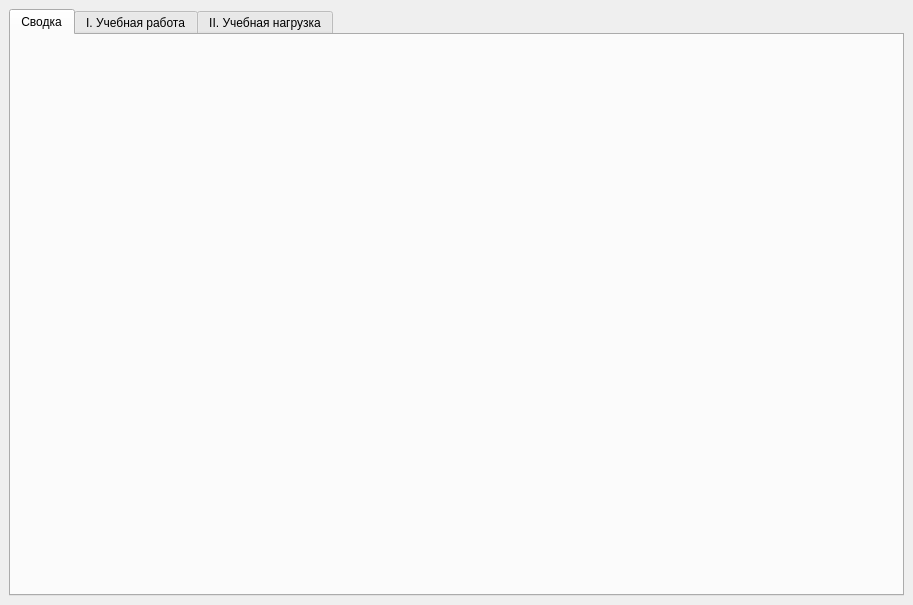
<?xml version="1.0" encoding="UTF-8"?>
<ui version="4.0">
 <class>MainWindow</class>
 <widget class="QMainWindow" name="MainWindow">
  <property name="geometry">
   <rect>
    <x>0</x>
    <y>0</y>
    <width>913</width>
    <height>605</height>
   </rect>
  </property>
  <property name="windowTitle">
   <string>MainWindow</string>
  </property>
  <widget class="QWidget" name="centralwidget">
   <layout class="QVBoxLayout" name="verticalLayout" stretch="0,1">
    <property name="spacing">
     <number>0</number>
    </property>
    <item>
     <widget class="Header" name="w_header" native="true"/>
    </item>
    <item>
     <widget class="QStackedWidget" name="sw_pages">
      <property name="currentIndex">
       <number>1</number>
      </property>
      <widget class="LoginForm" name="page_login"/>
      <widget class="QWidget" name="page_mainPage">
       <layout class="QVBoxLayout" name="verticalLayout_2">
        <property name="spacing">
         <number>0</number>
        </property>
        <property name="leftMargin">
         <number>0</number>
        </property>
        <property name="topMargin">
         <number>0</number>
        </property>
        <property name="rightMargin">
         <number>0</number>
        </property>
        <property name="bottomMargin">
         <number>0</number>
        </property>
        <item>
         <widget class="QTabWidget" name="tabWidget">
          <property name="tabPosition">
           <enum>QTabWidget::North</enum>
          </property>
          <property name="tabShape">
           <enum>QTabWidget::Rounded</enum>
          </property>
          <property name="currentIndex">
           <number>0</number>
          </property>
          <widget class="TotalTime" name="tab_totalTime">
           <attribute name="title">
            <string>Сводка</string>
           </attribute>
          </widget>
          <widget class="EducationWorkForm" name="tab_educationWork">
           <attribute name="title">
            <string>I. Учебная работа</string>
           </attribute>
          </widget>
          <widget class="QWidget" name="tab_3">
           <attribute name="title">
            <string>II. Учебная нагрузка</string>
           </attribute>
          </widget>
         </widget>
        </item>
       </layout>
      </widget>
     </widget>
    </item>
   </layout>
  </widget>
 </widget>
 <customwidgets>
  <customwidget>
   <class>LoginForm</class>
   <extends>QWidget</extends>
   <header>loginform.h</header>
   <container>1</container>
  </customwidget>
  <customwidget>
   <class>Header</class>
   <extends>QWidget</extends>
   <header>header.h</header>
   <container>1</container>
  </customwidget>
  <customwidget>
   <class>EducationWorkForm</class>
   <extends>QWidget</extends>
   <header>educationworkform.h</header>
   <container>1</container>
  </customwidget>
  <customwidget>
   <class>TotalTime</class>
   <extends>QWidget</extends>
   <header>totaltime.h</header>
   <container>1</container>
  </customwidget>
 </customwidgets>
 <resources/>
 <connections/>
</ui>
